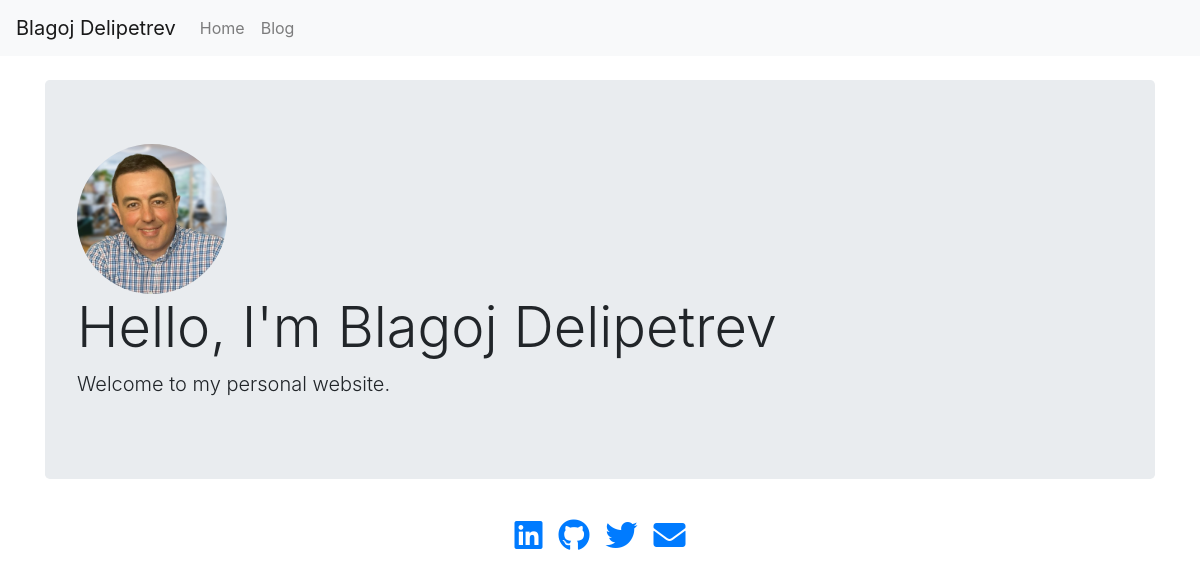
The page /blog/ on the database as committed earlier.
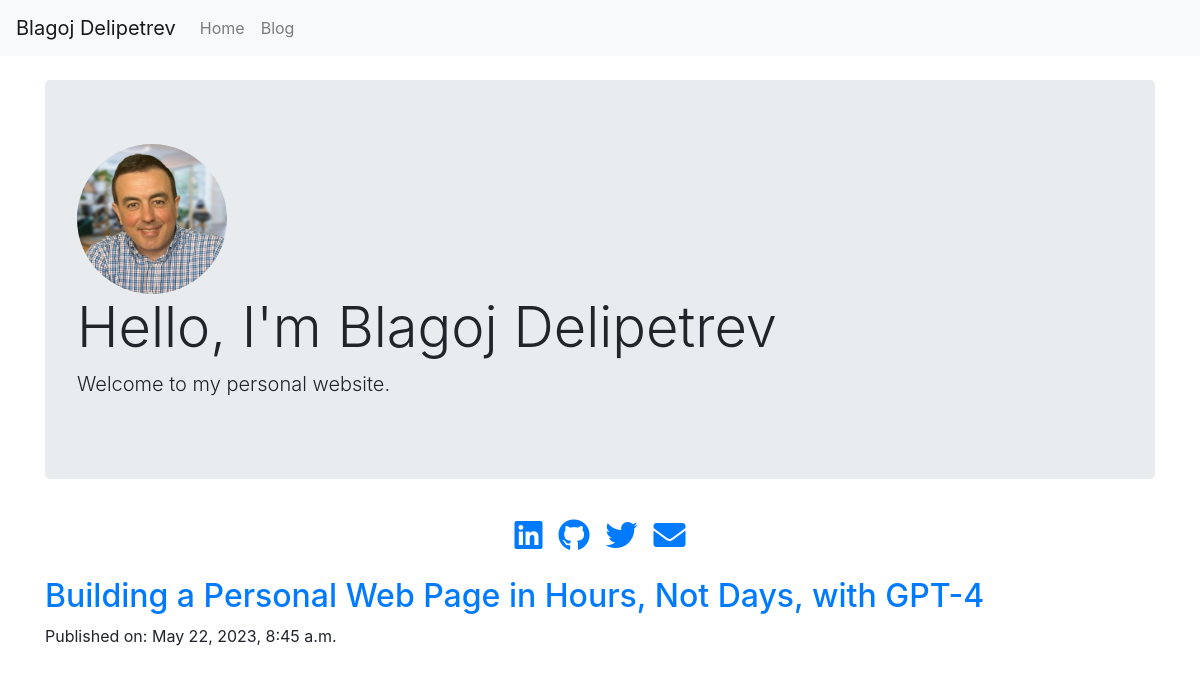
The same page on the database as committed later.
### main/models.py (models this page shows)
class BlogPost(models.Model):
    title = models.CharField(max_length=200)
    content = models.TextField()
    pub_date = models.DateTimeField('date published')

### main/views.py (the view)
# urls.py: 2. Add a URL to urlpatterns:  path('blog/', include('blog.urls'))
def blog(request):
    posts = BlogPost.objects.order_by('-pub_date')
    return render(request, 'main/blog.html', {'posts': posts})

### main/templates/main/blog.html (shortened to what this page needs)
{% extends 'main/base.html' %}
{% load static %}
{% block content %}
<div class="jumbotron">
  <img src="{% static 'main/blagoj.png' %}" alt="Your Name" class="rounded-circle" width="150" height="150">
  <h1 class="display-4">Hello, I'm Blagoj Delipetrev</h1>
  <p class="lead">Welcome to my personal website.</p>
</div>
<div class="d-flex justify-content-center">
  <a href="https://www.linkedin.com/in/blagojdelipetrev" class="m-2">
    <i class="fab fa-linkedin fa-2x"></i>
  </a>
  <a href="https://github.com/deblagoj" class="m-2">
    <i class="fab fa-github fa-2x"></i>
  </a>
  <a href="https://twitter.com/BDelipetrev" class="m-2">
    <i class="fab fa-twitter fa-2x"></i>
  </a>
  <a href="mailto:blagoj.delipetrev@gmail.com" class="m-2">
    <i class="fas fa-envelope fa-2x"></i>
  </a>
</div>
{% for post in posts %}
        <h2><a href="{% url 'main:blog_post' post.id %}">{{ post.title }}</a></h2>
        <p>Published on: {{ post.pub_date }}</p>
    {% endfor %}
{% endblock %}

Rows that differ between the two databases and show on the page:
added BlogPost: title "Building a Personal Web Page in Hours, Not Days, with GPT-4", pub_date "May 22, 2023, 8:45 a.m."
